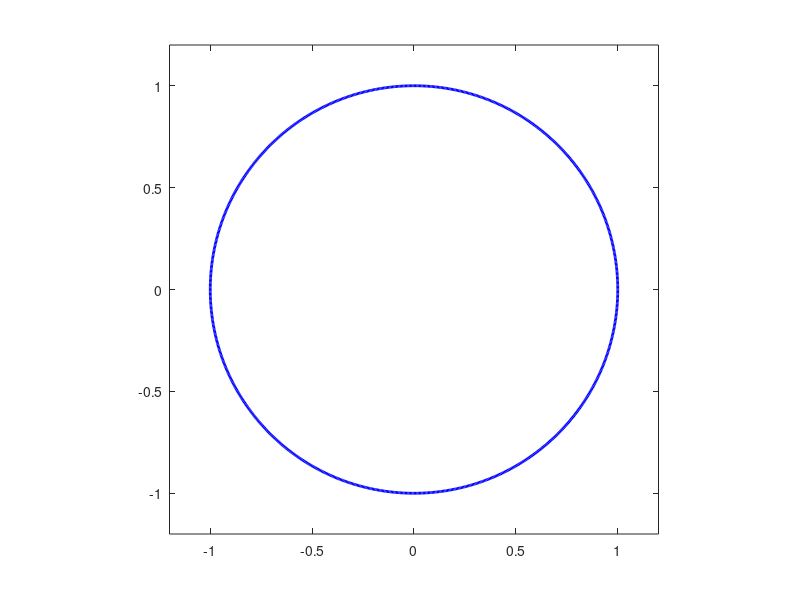

Write MATLAB code to recreate this figure. (Note: this script raises an error after producing the figure.)
clear; clc;
cd('../source/');

%% Eigenvalues
% plot of unit circle in the complex plane
plot(exp(1i*linspace(0,2*pi,1000)),'b','LineWidth',2);
axis([-1.2,1.2,-1.2,1.2]);
axis equal;

% discrete transfer operator
P = getTransferOperator(-7,7,2);
EV = eig(P);

% plot eigenvalues of P
hold on;
plot(EV,'+','color',[0,0.6,0]);
hold off;


%% Eigenfunctions
% sorted indices of eigenvalues
[~,I] = sort(abs(EV-1));

% Plotting of corresponding eigenfunctions
plotEigenfunction(P,-7,7,I(2));
plotEigenfunction(P,-7,7,I(3));
plotEigenfunction(P,-7,7,I(4));

cd('../scripts');
